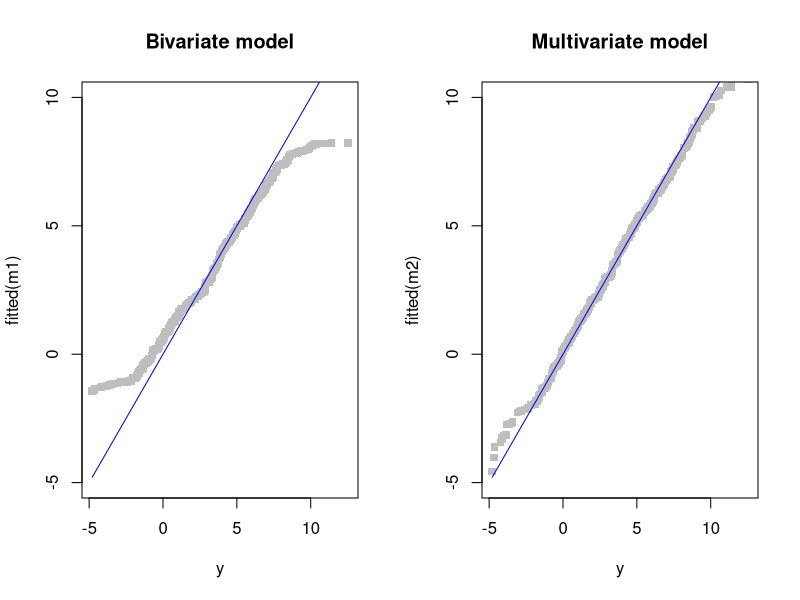
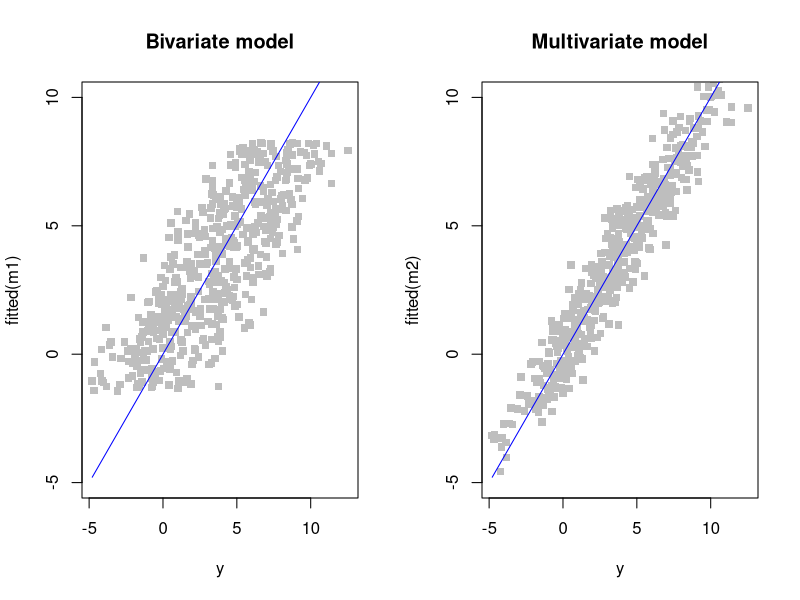

These figures' R source, in order:
#' # OLS Goodness of Fit #
#'
#' When building regression models, one of the biggest question relates to "goodness-of-fit." How well does our model of the data (i.e., the selected predictor variables) actually "fit" the outcome data? In other words, how much of the variation in an outcome can we explain with a particular model?
#' R provides a number of useful ways of assessing model fit, some of which are common (but not necessarily good) and some which are uncommon (but probably much better).
#' To see these statistics in action, we'll build some fake data and then model using a small, bivariate model that incompletely models the data-generating process and a large, multivariate model that does so much more completely:
set.seed(100)
x1 <- runif(500,0,10)
x2 <- rnorm(500,-2,1)
x3 <- rbinom(500,1,.5)
y <- -1 + x1 + x2 + 3*x3 + rnorm(500)
#' Let's generate the bivariate model `m1` and store it and its output `sm1` for later:
m1 <- lm(y ~ x1)
sm1 <- summary(m1)
#' Then let's do the same for the multivariate model `m2` and its output `sm2`:
m2 <- lm(y ~ x1 + x2 + x3)
sm2 <- summary(m2)
#' Below we'll look at some different ways of assessing model fit.
#'
#' ## R-Squared ##
#' One measure commonly used - perhaps against better wisdom - for assessing model fit is R-squared. R-squared speaks to the proportion of variance in the outcome that can be accounted for by the model.
#' Looking at our simple bivariate model `m1`, we can extract R-squared as a measure of model fit in a number of ways. The easiest is simply to extract it from the `sm1` summary object:
sm1$r.squared
#' But we can also calculate R-squared from our data in a number of ways:
cor(y,x1)^2 # manually, as squared bivariate correlation
var(m1$fitted)/var(y) # manually, as ratio of variances
(coef(m1)[2]/ sqrt(cov(y,y)/cov(x1,x1)) )^2 # manually, as weighted regression coefficient
#'
#' Commonly, we actually use the "Adjusted R-squared" because "regular" R-squared is sensitive to the number of independent variables in the model (i.e., as we put more variables into the model, R-squared increases even if those variables are unrelated to the outcome). Adjusted R-squared attempts to correct for this by deflating R-squared by the expect amount of increase from including irrelevant additional predictors.
#' We can see this property of R-squared and Adjusted R-squared by adding two completely random variables unrelated to our other covariates or the outcome into our model and examine the impact on R-squared and Adjusted R-squared.
tmp1 <- rnorm(500,0,10)
tmp2 <- rnorm(500,0,10)
tmp3 <- rnorm(500,0,10)
tmp4 <- rnorm(500,0,10)
#' We can then compare the R-squared from our original bivariate model to that from the garbage dump model:
sm1$r.squared
summary(lm(y~x1+tmp1+tmp2+tmp2+tmp4))$r.squared
#' R-squared increased some, even though these variables are unrelated to `y`. The adjusted R-squared value also changes, but less so than R-squared:
sm1$adj.r.squared
summary(lm(y~x1+tmp1+tmp2+tmp2+tmp4))$adj.r.squared
#' So, relying on adjusted R-squared is still imperfect and, more than anything, highlights the problems of relying on R-squared (in either form) as a reliable measure of model fit.
#' Of course, when we compare the R-squared and adjusted R-squared values from our bivariate model `m1` to our fuller, multivariate model `m2`, we see appropriate increases in R-squared:
# R-squared
sm1$r.squared
sm2$r.squared
# adjusted R-squared
sm1$adj.r.squared
sm2$adj.r.squared
#' In both cases, we see that R-squared and adjusted R-squared increase. The challenge is that because R-squared depends on factors other than model fit, it is an imperfect metric.
#'
#' ## Standard Error of the Regression ##
#' A very nice way to assess model fit is the standard error of the regression (SER), sometimes just sigma. In R regression output, the value is labeled "Residual standard error" and is stored in a model summary object as `sigma`. You'll see it near the bottom of model output for the bivariate model `m1`:
sm1
sm1$sigma
#' This value captures the sum of squared residuals, over the number of degrees of freedom in the model:
sqrt(sum(residuals(m1)^2)/(m1$df.residual))
#' In other words, the value is proportionate to the standard deviation of the the model residuals. In large samples, it will converge on the standard deviation of the residuals:
sd(residuals(m1))
#' We can also see it in the multivariate model `m2`:
sm2$sigma
sqrt(sum(residuals(m2)^2)/(m2$df.residual))
#' Because sigma is a standard deviation (and not a variance), it is on the scale of the original outcome data. Thus, we can actually directly compare the standard deviation of the original outcome data `sd(y)` to the sigma of any model attepting to account for the variation in `y`. We see that our models reduce that standard deviation considerably:
sd(y)
sm1$sigma
sm2$sigma
#' Because of this inherent comparability of scale, sigma provides a much nicer measure of model fit than R-squared. It can be difficult to interpret how much better a given model fits compared to a baseline model when using R-squared (as we saw just above). By contrast, we can easily quantify the extra explanation done by a larger model by looking at sigma. We can, for example, see that the addition of several random, unrelated variables in our model does almost nothing to sigma:
sm1$sigma
summary(lm(y~x1+tmp1+tmp2+tmp2+tmp4))$sigma
#'
#' ## Formal model comparison ##
#' While we can see in the sigma values that the multivariate model fit the outcome data better than the bivariate model, the statistics alone don't supply a formal test of that between-model comparison. Typically, such comparisons are - incorrectly - made by comparing the R-squared of different models. Such comparisons are problematic because of the sensitivity of R-squared to the number of included variables (in addition to model fit).
#' We can make a formal comparison between "nested" models (i.e., models with a common outcome, where one contains a subset of the covariates of the other model and no additional coviariates). To do so, we conduct an F-test.
#' The F-test compares the fit of the larger model to the smaller model. By definition, the larger model (i.e., the one with more predictors) will always fit the data better than the smaller model. Thus, just with R-squared, we can be tempted to add more covariates simply to increase model fit even if that increase in fit is not particurly meaningful. The F-test thus compares the residuals from the larger model to the smaller model and tests whether there is a statistically significant reduction in the sum of squared residuals. We execute the test using the `anova` function:
anova(m1,m2)
#' The output suggests that our multivariate model does a much better job of fitting the data than the bivariate model, as indicated by the much larger RSS value for `m1` (listed first) and the very large F-statistic (and associated very small, heavily-starred p-value).
#' To see what's going on "under the hood," we can calculate the RSS for both models, the sum of squares, and the associated F-statistic:
sum(m1$residuals^2)                      # residual sum of squares for m1
sum(m2$residuals^2)                      # residual sum of squares for m2
sum(m1$residuals^2)-sum(m2$residuals^2)  # sum of squares
# the F-statistic
f <- ((sum(m1$residuals^2)-sum(m2$residuals^2))/sum(m2$residuals^2)) * # ratio of sum of squares
    (m2$df.residual/(m1$df.residual-m2$df.residual)) # ratio of degrees of freedom
f
# p-value (from the F distribution)
pf(f, m1$df.residual-m2$df.residual, m2$df.residual, lower.tail = FALSE)
#' Thus there are some complicated calculations being performed in order for the `anova` F-test to tell us whether the models differ in their fit. But, those calculations give us very clear inference about any improvement in model fit. Using the F-test rather than an ad-hoc comparison between (adjusted) R-squared values is a much more appropriate comparison of model fits.
#'
#' ## Quantile-Quantile (QQ) plots ##
#' Another very nice way to assess goodness of fit is to do so visually using the QQ-plot. This plot, in general, compares the distributions of two variables. In the regression context, we can use it to compare the quantiles of the outcome distribution to the quantiles of the distribution of fitted values from the model. To do this in R, we need to extracted the fitted values from our model using the `fitted` function and the `qqplot` function to do the plotting.
#' Let's compare the fit of our bivariate model to our multivariate model using two side-by-side qqplots.
layout(matrix(1:2,nrow=1))
qqplot(y,fitted(m1), col='gray', pch=15, ylim=c(-5,10), main='Bivariate model')
curve((x), col='blue', add=TRUE)
qqplot(y,fitted(m2), col='gray', pch=15, ylim=c(-5,10), main='Multivariate model')
curve((x), col='blue', add=TRUE)
#' Note: The blue lines represent a `y=x` line.
#' If the distribution of `y` and the distribution of the fitted values matched perfectly, then the gray dots would line up perflectly along the `y=x` line. We see, however, in the bivariate (underspecified) model (left panel) that the fitted values diverge considerably from the distribution of `y`. By contrast, the fitted values from our multivariate model (right panel) match the disribution of `y` much more closely. In both plots, however, the models clearly fail to precisely explain extreme values of `y`.
#' While we cannot summarize the QQ-plot as a single numeric statistic, it provides a very rich characterization of fit that shows not only how well our model fits overall, but also where in the distribution of our outcome the model is doing a better or worse job of explaining the outcome.
#'
#' Though different from a QQ-plot, we can also plot our fitted values directly again the outcome in order to see how well the model is capturing variation in the outcome. The closer this cloud of points looks to a single, straight line, the better the model fit. Such plots can also help us capture non-linearities and other things in data. Let's compare the fit of the two models side-by-side again:
layout(matrix(1:2,nrow=1))
plot(y,fitted(m1), col='gray', pch=15, ylim=c(-5,10), main='Bivariate model')
curve((x), col='blue', add=TRUE)
plot(y,fitted(m2), col='gray', pch=15, ylim=c(-5,10), main='Multivariate model')
curve((x), col='blue', add=TRUE)
#' As above, we see that the bivariate does a particularly power job of explaining extreme cases in `y`, whereas the multivariate model does much better but remains imperfect (due to random variation in `y` from when we created the data).
#'